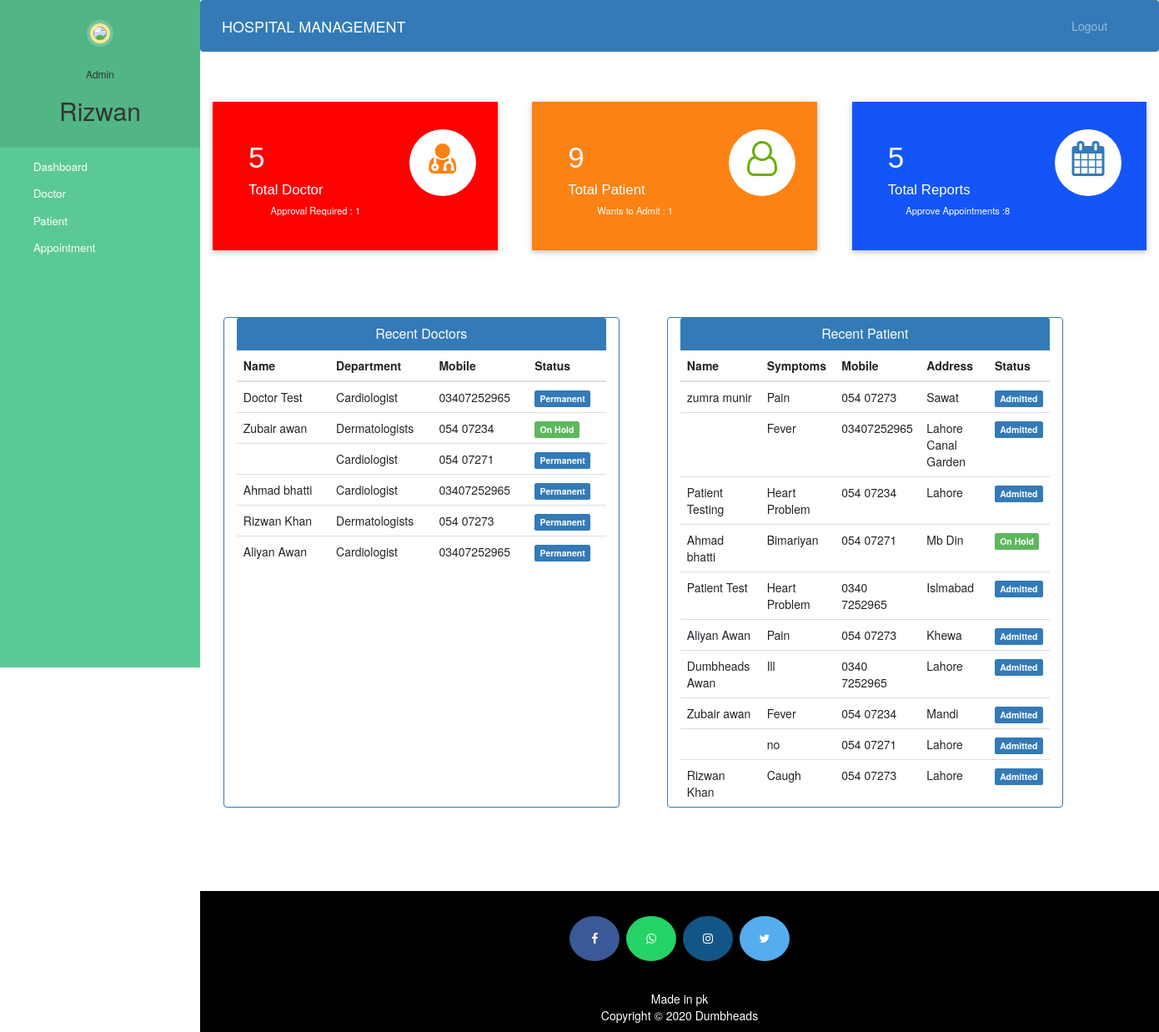
Screenshot of /admin-dashboard/ (signed in) with the database file from the repository.
### hospital/models.py (models this page shows, shortened)
class Doctor(models.Model):
    user=models.OneToOneField(User,on_delete=models.CASCADE)
    profile_pic= models.ImageField(upload_to='profile_pic/DoctorProfilePic/',null=True,blank=True)
    address = models.CharField(max_length=40)
    mobile = models.CharField(max_length=20,null=True)
    department= models.CharField(max_length=50,choices=departments,default='Cardiologist')
    status=models.BooleanField(default=False)
    @property
    def get_name(self):
        return self.user.first_name+" "+self.user.last_name

class Patient(models.Model):
    user=models.OneToOneField(User,on_delete=models.CASCADE)
    profile_pic= models.ImageField(upload_to='profile_pic/PatientProfilePic/',null=True,blank=True)
    address = models.CharField(max_length=40)
    mobile = models.CharField(max_length=20,null=False)
    symptoms = models.CharField(max_length=100,null=False)
    assignedDoctorId = models.PositiveIntegerField(null=True)
    admitDate=models.DateField(auto_now=True)
    status=models.BooleanField(default=False)
    @property
    def get_name(self):
        return self.user.first_name+" "+self.user.last_name

### hospital/views.py (the view)
# urls.py: path('admin-dashboard/', views.admin_dashboard, name= 'admin_dashboard'),
def admin_dashboard(request):
    doctors=models.Doctor.objects.all().order_by('-id')
    patients=models.Patient.objects.all().order_by('-id')
    reports=models.Report.objects.all().order_by('-id')
    doctorcount=models.Doctor.objects.all().filter(status=True).count()
    pendingdoctorcount=models.Doctor.objects.all().filter(status=False).count()
    patientcount=models.Patient.objects.all().filter(status=True).count()
    pendingpatientcount=models.Patient.objects.all().filter(status=False).count()
    reportcount=models.Report.objects.all().filter(status=True).count
    pendingreportcount=models.Report.objects.all().filter(status=False).count()
    mydict={
    'doctors':doctors,
    'patients':patients,
    'reports':reports,
    'doctorcount':doctorcount,
    'pendingdoctorcount':pendingdoctorcount,
    'patientcount':patientcount,
    'pendingpatientcount':pendingpatientcount,
    'reportcount':reportcount,
    'pendingreportcount':pendingreportcount,
    }
    return render(request,'temp/admin_dashboard.html',context=mydict)

### templates/temp/admin_dashboard.html
{% extends 'temp/admin_base.html' %}
{% load static %}
{% block content %}
{%include 'temp/admin_dashboard_cards.html'%}
<br><br><br><br>
<div class="container">
  <div class="row">
    <div class="panel panel-primary col-md-5" style="margin-left:2%;">
      <div class="panel-heading" style="text-align:center;">
        <h6 class="panel-title">Recent Doctors</h6>
      </div>
      <table class="table table-hover" id="dev-table">
        <thead>
          <tr>
            <th>Name</th>
            <th>Department</th>
            <th>Mobile</th>
            <th>Status</th>
          </tr>
        </thead>
        {% for d in doctors %}
        <tr>
          <td> {{d.get_name}}</td>
          <td>{{d.department}}</td>
          <td>{{d.mobile}}</td>
          {%if d.status%}
          <td> <span class="label label-primary">Permanent</span></td>
          {% else %}
          <td> <span class="label label-success">On Hold</span></td>
          {% endif %}
        </tr>
        {% endfor %}
      </table>
    </div>
    <div class="panel panel-primary col-md-5" style="margin-left:5%;">
      <div class="panel-heading" style="text-align:center;">
        <h6 class="panel-title">Recent Patient</h6>
      </div>
      <table class="table table-hover" id="dev-table">
        <thead>
          <tr>
            <th>Name</th>
            <th>Symptoms</th>
            <th>Mobile</th>
            <th>Address</th>
            <th>Status</th>
          </tr>
        </thead>
        {% for p in patients %}
        <tr>
          <td> {{p.get_name}}</td>
          <td>{{p.symptoms}}</td>
          <td>{{p.mobile}}</td>
          <td>{{p.address}}</td>
          {%if p.status%}
          <td> <span class="label label-primary">Admitted</span></td>
          {% else %}
          <td> <span class="label label-success">On Hold</span></td>
          {% endif %}
        </tr>
        {% endfor %}
      </table>
    </div>
  </div>
</div>
{% endblock content %}

### templates/temp/admin_base.html (shortened to what this page needs)
<!DOCTYPE html>
{% load static %}
<html lang="en">
<head>
  <link rel="stylesheet" href="https://stackpath.bootstrapcdn.com/bootstrap/4.3.1/css/bootstrap.min.css">
  <link rel="stylesheet" href="https://maxcdn.bootstrapcdn.com/font-awesome/4.7.0/css/font-awesome.min.css">
  <link rel="stylesheet" href="{% static '/style.css' %}">
</head>
<body>
  <nav class="menu" tabindex="0">
    <header class="avatar">
      <img src="{% static "images/adminpropic.png" %}" />
      <br><br>
      <h6>Admin</h6>
      <h2>{{request.user.first_name}}</h2>
    </header>
    <ul>
      <li tabindex="0" class="icon-dashboard"> <a style="color:white; text-decoration:none;" href="/admin-dashboard"><span>Dashboard</span></a> </li>
      <li tabindex="0" class="icon-customers"> <a style="color:white; text-decoration:none;" href="/admin-doctor"><span>Doctor</span></a></li>
      <li tabindex="0" class="icon-users"> <a style="color:white; text-decoration:none;" href="/admin-patient"><span>Patient</span></a></li>
      <li tabindex="0" class="icon-calendar"> <a style="color:white; text-decoration:none;" href="/admin-appointment"><span>Appointment</span></a></li>
    </ul>
  </nav>
  <main>
    <div class="bs-example">
      <nav class="navbar navbar-expand-md  navbar-dark fixed-top" style="background:#337AB7;">
        <a href="/admin-dashboard" class="navbar-brand">HOSPITAL MANAGEMENT</a>
        <div class="collapse navbar-collapse justify-content-between" id="navbarCollapse">
          <div class="navbar-nav" style=" margin-left: 90%;">
            <a href="/logout" class="nav-item nav-link">Logout</a>
          </div>
        </div>
      </nav>
    </div>
    <br><br>
    {% block content %}
    {% endblock content %}
    <br><br><br><br>
    <footer>
      <p>
        <a id="ftr" href="https://facebook.com/sumit.luv/" class="fa fa-facebook"></a>
        <a id="ftr" href="https://api.whatsapp.com/send?phone=919572181024&text=Hello%20Sumit.%0d%0aHow%20are%20you%20%3f%0d%0aI%20came%20from%20your%20website.&source=&data=#" class="fa fa-whatsapp"></a>
        <a id="ftr" href="https://instagram.com/sumit.luv" class="fa fa-instagram"></a>
        <a id="ftr" href="https://twitter.com/sumitkumar1503" class="fa fa-twitter"></a>
      </p>
      <br>
      <div class="container">
        <div class="row">
          <div class="col-md-12 col-sm-12">
            <div style="color:#ffffff;" class="wow fadeInUp footer-copyright">
              <p>Made in pk <br>
                Copyright &copy; 2020 Dumbheads </p>
            </div>
          </div>
        </div>
      </div>
    </footer>
  </main>
</body>
</html>

### static/style.css (style rules this page uses)
body { padding-left: 240px; }
main { position: relative; height: 100vh; }
.menu { background: #5bc995; height: 100vh; width: 240px; position: fixed; top: 0px; left: 0; z-index: 5; outline: none; }
.menu .avatar { background: rgba(0, 0, 0, 0.1); padding: 2em 0.5em; text-align: center; }
.menu .avatar img { width: 100px; border-radius: 50%; overflow: hidden; border: 4px solid #ffea92; box-shadow: 0 0 0 4px rgba(255, 255, 255, 0.2); }
.menu .avatar h2 { font-weight: normal; margin-bottom: 0; }
.menu ul { list-style: none; padding: 0.5em 0; margin: 0; }
.menu ul li { padding: 0.5em 1em 0.5em 3em; font-size: 0.95em; font-weight: regular; background-repeat: no-repeat; background-position: left 15px center; background-size: auto 20px; transition: all 0.15s linear; cursor: pointer; }
.menu ul li.icon-dashboard { background-image: url("http://www.entypo.com/images//gauge.svg"); }
.menu ul li.icon-customers { background-image: url("http://www.entypo.com/images//briefcase.svg"); }
.menu ul li.icon-users { background-image: url("http://www.entypo.com/images//users.svg"); }
.menu ul li.icon-calendar { background-image: url("http://www.entypo.com/images//calendar.svg"); }

### templates/temp/admin_base.html (style rules this page uses)
a:link { text-decoration: none; }
a { color: white; }
footer { padding: 0px 0px 0px 0px; background-color: black; margin: 0px; }
#ftr { padding: 20px; }
.fa { font-size: 23px; width: 60px; text-align: center; text-decoration: none; margin: 5px 2px; border-radius: 50%; }
.fa-facebook { background: #3B5998; color: white; margin-top: 30px; }
.fa-whatsapp { background: #25d366; color: white; }
.fa-twitter { background: #55ACEE; color: white; }
.fa-instagram { background: #125688; color: white; }
p { text-align: center; }

### rows the page displays
Doctor: get_name "Doctor Test", department "Cardiologist", mobile "03407252965", status "Permanent"
Doctor: get_name "Zubair awan", department "Dermatologists", mobile "054 07234", status "On Hold"
Doctor: department "Cardiologist", mobile "054 07271", status "Permanent"
Doctor: get_name "Ahmad bhatti", department "Cardiologist", mobile "03407252965", status "Permanent"
Doctor: get_name "Rizwan Khan", department "Dermatologists", mobile "054 07273", status "Permanent"
Doctor: get_name "Aliyan Awan", department "Cardiologist", mobile "03407252965", status "Permanent"
Patient: get_name "zumra munir", symptoms "Pain", mobile "054 07273", address "Sawat", status "Admitted"
Patient: symptoms "Fever", mobile "03407252965", address "Lahore Canal Garden", status "Admitted"
Patient: get_name "Patient Testing", symptoms "Heart Problem", mobile "054 07234", address "Lahore", status "Admitted"
Patient: get_name "Ahmad bhatti", symptoms "Bimariyan", mobile "054 07271", address "Mb Din", status "On Hold"
Patient: get_name "Patient Test", symptoms "Heart Problem", mobile "0340 7252965", address "Islmabad", status "Admitted"
Patient: get_name "Aliyan Awan", symptoms "Pain", mobile "054 07273", address "Khewa", status "Admitted"
Patient: get_name "Dumbheads Awan", symptoms "Ill", mobile "0340 7252965", address "Lahore", status "Admitted"
Patient: get_name "Zubair awan", symptoms "Fever", mobile "054 07234", address "Mandi", status "Admitted"
Patient: symptoms "no", mobile "054 07271", address "Lahore", status "Admitted"
Patient: get_name "Rizwan Khan", symptoms "Caugh", mobile "054 07273", address "Lahore", status "Admitted"

### other values shown
{{ request.user.first_name }} "Rizwan"
{{ doctorcount }} "5"
{{ pendingdoctorcount }} "1"
{{ patientcount }} "9"
{{ pendingpatientcount }} "1"
{{ reportcount }} "5"
{{ pendingreportcount }} "8"
